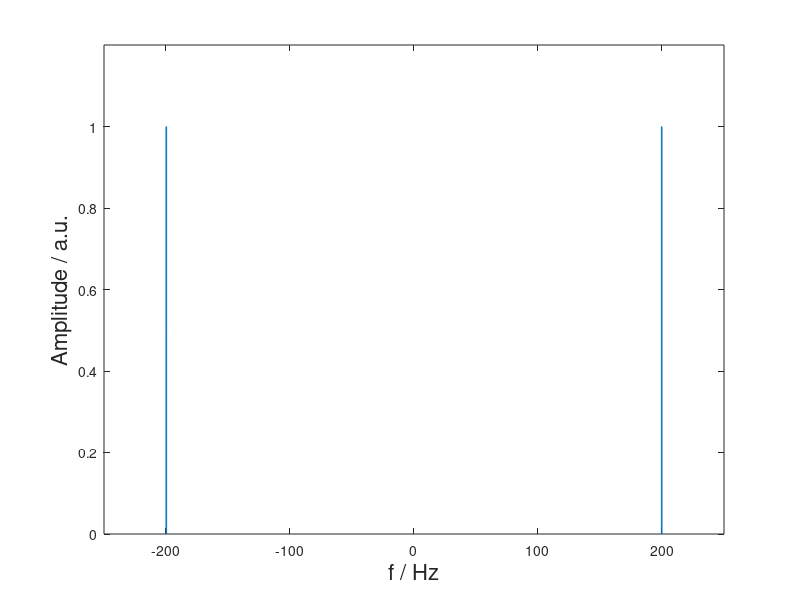
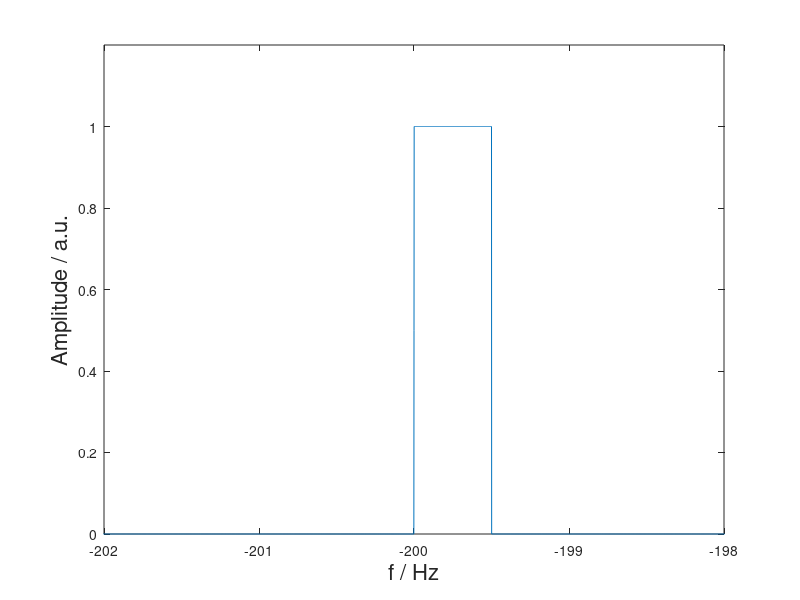
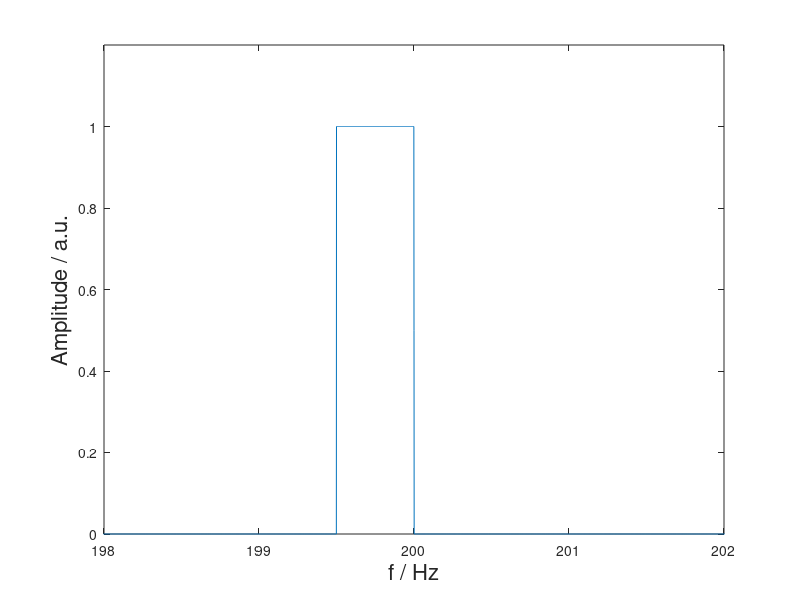

Here is the MATLAB script that generated these plots, in order:
clc;
clear;
close all;
f = -250:0.001:250;
Pi = @(x) ((x >= -0.5) & (x <= 0.5));
Y = 0.5 * Pi(f - 200) + 0.5 * Pi(f + 200) - 0.5 * sign(f - 200) .* Pi(f - 200) + 0.5 * sign(f + 200) .* Pi(f + 200);
figure(1);
plot(f, Y);
xlabel('f / Hz', 'fontsize', 16);
ylabel('Amplitude / a.u.', 'fontsize', 16);
xlim([-250,250]);
ylim([0,1.2]);
figure(2);
plot(f, Y);
xlabel('f / Hz', 'fontsize', 16);
ylabel('Amplitude / a.u.', 'fontsize', 16);
xlim([-202,-198]);
ylim([0,1.2]);
figure(3);
plot(f, Y);
xlabel('f / Hz', 'fontsize', 16);
ylabel('Amplitude / a.u.', 'fontsize', 16);
xlim([198,202]);
ylim([0,1.2]);
